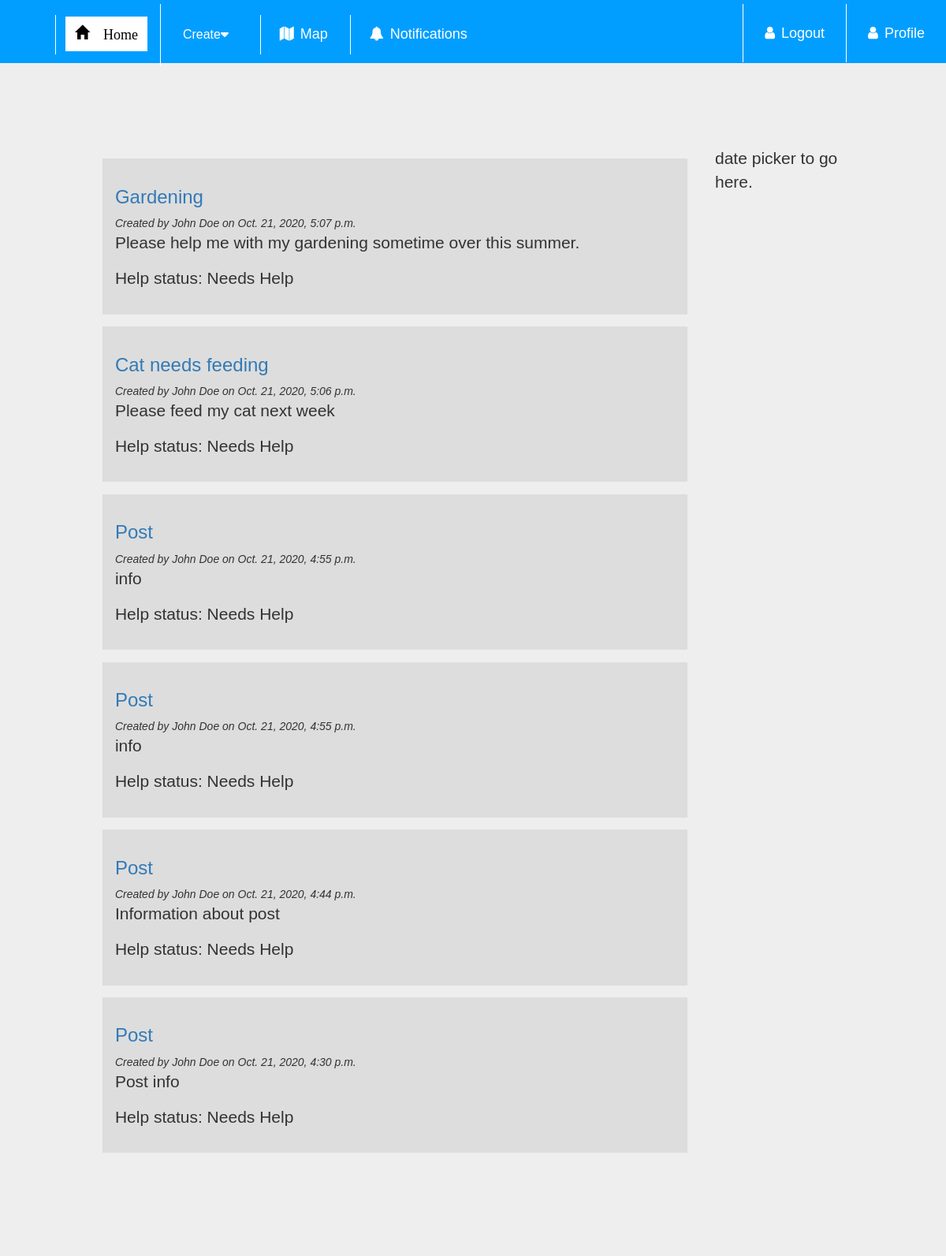
Before: /home/ with the older database file.
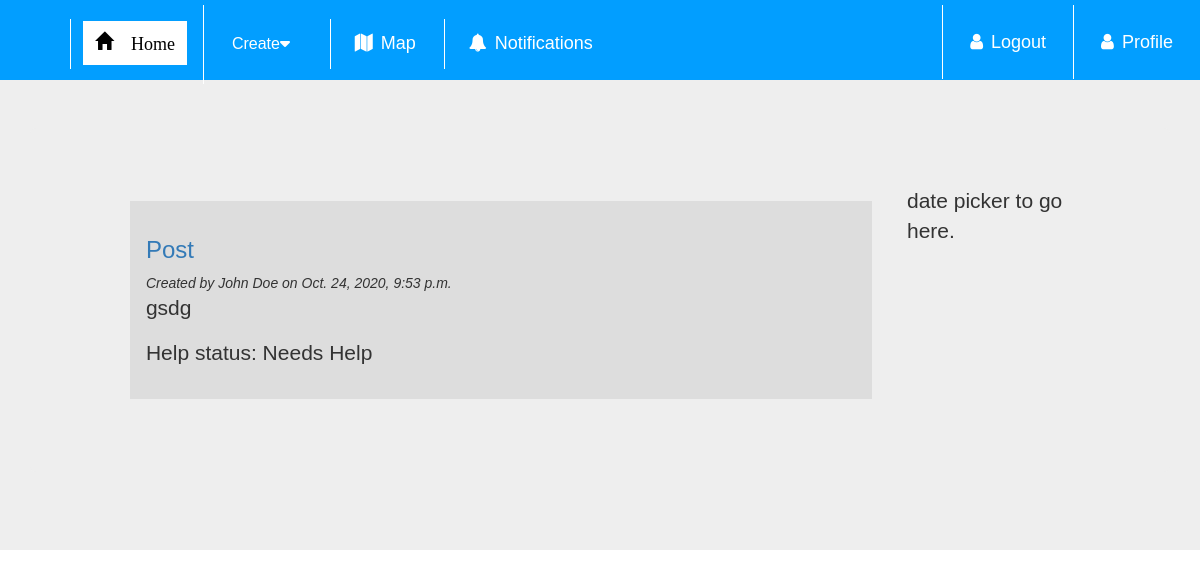
After: the same page with the newer database file.
### hello/models.py (models this page shows, shortened)
class Post(models.Model):
    post_title = models.CharField("Post Title", max_length=255)
    description = models.TextField("Description")
    help_status = models.TextField(choices=HELP_STATUS_CHOICES)
    poster = models.ForeignKey(User, on_delete=models.PROTECT, null=True)
    created_date = models.DateTimeField("Created Date", default=datetime.datetime.now, blank=True)
    class Meta:
        ordering = ['created_date']

class User(AbstractUser):
    username = None
    email = models.EmailField(_('email address'), unique=True)
    USERNAME_FIELD = 'email'
    REQUIRED_FIELDS = []
    objects = CustomUserManager()
    profile_picture = models.ImageField(blank=True, null=True, upload_to="i/")
    first_name = models.CharField(max_length=255)
    last_name = models.CharField(max_length=255)
    address = models.CharField(max_length=2225, default="Mount Albert, Auckland, New Zealand")
    class Meta:
        ordering = ['email']
    def get_name(self):
        return "" + self.first_name + " " + self.last_name

### hello/views.py (the view)
# urls.py: path(r"home/", views.HomeView.as_view(), name="home"),
class HomeView(generic.ListView):
    template_name = 'posts.html'
    context_object_name = 'latest_post_list'
    def get_queryset(self):
        return Post.objects.order_by('-created_date')

### hello/templates/posts.html
{% extends "home.html" %}
{% load static %}
{% block content %}
<div class="body-block">
    <div class="block">
        <div class="block-column col-left">
            {% if latest_post_list %}
            {% for post in latest_post_list %}
                <div class="sub-block">
                    <h3><a href="/post/{{ post.id }}/">{{ post.post_title }}</a></h3>
                    <em>Created by {{ post.poster.get_name }} on {{ post.created_date }}</em>
                    <p>{{ post.description }}</p>
                    <p>Help status: {{ post.get_help_status_display }}</p>
                </div>
            {% endfor %}
            {% else %}
            <p>No posts are available.</p>
            {% endif %}
        </div>
        <div class="block-column col-right">
            <p> date picker to go here.</p>
        </div>
    </div>
</div>
{% endblock %}

### hello/templates/home.html (shortened to what this page needs)
{% extends "base.html" %}
{% load static %}
{% block leftnav %}
    <li class="active">
        <a href="{% url 'hello:home' %}"><span class="glyphicon glyphicon-home" /> Home</a>
      </li>
      <li><div class="dropdown">
            <button id="btnDropdown" onclick="openDropMenu()" class="dropbtn">Create<i class="fas fa-caret-down"></i></button>
        </div></li>
      <li><a href="{% url 'hello:map' %}"><i class="fa fa-map" aria-hidden="true"></i>Map</a></li>
      <li><a href="{% url 'hello:createevent' %}"><i class="fa fa-bell" aria-hidden="true"></i>Notifications</a></li>
{% endblock %}
{% block rightnav %}
    <ul class="nav navbar-nav navbar-right">
      <li class="navbar-right">
        <a href="{% url 'hello:account' %}"><i class="fa fa-user" aria-hidden="true"></i>Profile</a>
      </li>
      <li class="navbar-right">
        <a href="{% url 'logout' %}"><i class="fa fa-user" aria-hidden="true"></i>Logout</a>
      </li>
    </ul>
{% endblock %}
{% block body %}
<div class="jumbotron">
  <div class="container">
      {% block content %}{% endblock %}
  </div>
</div>
{% endblock %}

### hello/templates/base.html (shortened to what this page needs)
<!DOCTYPE html>
<html>
<head>
  <link href="https://maxcdn.bootstrapcdn.com/font-awesome/4.6.3/css/font-awesome.min.css" rel="stylesheet">
  <link rel="stylesheet" type="text/css" href="//maxcdn.bootstrapcdn.com/bootstrap/3.3.4/css/bootstrap.min.css" />
</head>
<body>
<nav>
  <div class="container">
    <ul>
      {% block leftnav %}{% endblock %}
    </ul>
    {% block rightnav %}{% endblock %}
  </div>
</nav>
<div class="jumbotron">
  <div class="container">
{% block body %}{% endblock %}
  </div>
</div>
</body>
</html>

### hello/templates/base.html (style rules this page uses)
body { margin:0; padding: 0; font-family: verdana, sans-serif; background-color: #FFFFFF; }
nav { width:100%; height: 80px; background-color: #029EFF; padding: 5px 0px; }
nav ul { float:left; text-align: center; }
nav ul li { list-style-type:none; display:inline-block; padding:12px; border-left: 1px solid #fff; float:center; }
nav ul li a { text-decoration: none; font-size: 18px; padding: 12px; color: #fff; }
nav i { margin-right: 8px; }
nav ul li.active a { background-color: #ffff; color:black; }
.body-block { box-sizing: border-box; }
.block:after { content: ""; display: table; clear: both; }
.block-column { float: left; padding: 10px; }
.col-left { width:80%; }
.col-right { width:20%; }
.sub-block { background-color:#dddddd; padding: 2%; margin: 2%; }
.dropbtn { background-color: #029eff; color: white; padding: 16px; font-size: 16px; border: none; cursor: pointer; }
.dropdown { position: relative; display: inline-block; }

Changed rows visible on the page:
removed Post: post_title "Gardening", poster.get_name "John Doe", created_date "Oct. 21, 2020, 5:07 p.m.", description "Please help me with my gardening sometime over this summer.", help_status "Needs Help"
removed Post: post_title "Cat needs feeding", poster.get_name "John Doe", created_date "Oct. 21, 2020, 5:06 p.m.", description "Please feed my cat next week", help_status "Needs Help"
removed Post: post_title "Post", poster.get_name "John Doe", created_date "Oct. 21, 2020, 4:55 p.m.", description "info", help_status "Needs Help"
removed Post: post_title "Post", poster.get_name "John Doe", created_date "Oct. 21, 2020, 4:55 p.m.", description "info", help_status "Needs Help"
removed Post: post_title "Post", poster.get_name "John Doe", created_date "Oct. 21, 2020, 4:44 p.m.", description "Information about post", help_status "Needs Help"
removed Post: post_title "Post", poster.get_name "John Doe", created_date "Oct. 21, 2020, 4:30 p.m.", description "Post info", help_status "Needs Help"
added Post: post_title "Post", poster.get_name "John Doe", created_date "Oct. 24, 2020, 9:53 p.m.", description "gsdg", help_status "Needs Help"
